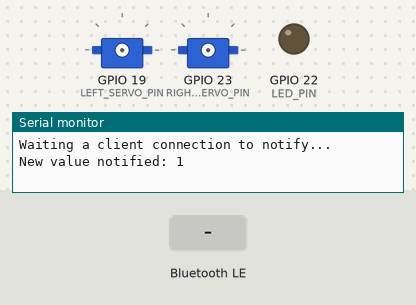
A sketch run on a simulated ESP32. Shown: 2 × servo, output pins drawn as LEDs (lit = HIGH), the last lines printed to the serial monitor. Inputs (shaded band) come from the test bench. Nothing arrives over Bluetooth unless stated; a phone connects over Bluetooth LE 3 s after start.

Above: at 4.2 s.
4.3 s: Bluetooth LE write "1" received
At 7.0 s:
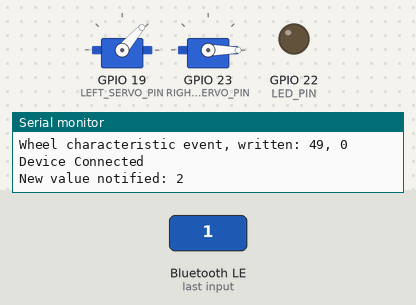
7.3 s: Bluetooth LE write "0" received
At 8.7 s:
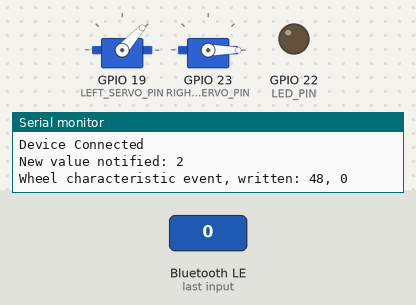
Timing chart, 0 to 10.3 s (numbered marks = the images above; inputs shaded):
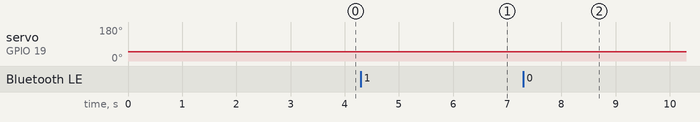

Measured:
- after the input at 4.3 s, servo on GPIO 19 (LEFT_SERVO_PIN): stays 49° (without the input it goes to 90° after 1.7 s); servo on GPIO 23 (RIGHT_SERVO_PIN): stays 0° (without the input it goes to 90° after 1.7 s)
- after the input at 7.3 s, servo on GPIO 19 (LEFT_SERVO_PIN): 49° → 48° after 0.05 s

The sketch:

bluetooth-server.ino
```cpp
// (licence header left out)
#include <BLEDevice.h>
#include <BLEServer.h>
#include <BLEUtils.h>
#include <BLE2902.h>
#include <ESP32Servo.h>

BLEServer* pServer = NULL;
BLECharacteristic* pSensorCharacteristic = NULL;
BLECharacteristic* pLedCharacteristic = NULL;
BLECharacteristic* pWheelCharacteristic = NULL;
bool deviceConnected = false;
bool oldDeviceConnected = false;
uint32_t value = 0;
Servo leftServo;
Servo rightServo;

const int LED_PIN = 22; // Use the appropriate GPIO pin for your setup
const int LEFT_SERVO_PIN = 19;
const int RIGHT_SERVO_PIN = 23;

// See the following for generating UUIDs:
// https://www.uuidgenerator.net/
#define SERVICE_UUID        "19b10000-e8f2-537e-4f6c-d104768a1214"
#define SENSOR_CHARACTERISTIC_UUID "19b10001-e8f2-537e-4f6c-d104768a1214"
#define LED_CHARACTERISTIC_UUID "19b10002-e8f2-537e-4f6c-d104768a1214"
#define WHEEL_CHARACTERISTIC_UUID "19b10003-e8f2-537e-4f6c-d104768a1214"

class MyServerCallbacks: public BLEServerCallbacks {
  void onConnect(BLEServer* pServer) {
    deviceConnected = true;
  };

  void onDisconnect(BLEServer* pServer) {
    deviceConnected = false;
  }
};

class MyCharacteristicCallbacks : public BLECharacteristicCallbacks {
  void onWrite(BLECharacteristic* pLedCharacteristic) {
    String value = pLedCharacteristic->getValue();
    if (value.length() > 0) {
      Serial.print("Characteristic event, written: ");
      Serial.println(static_cast<int>(value[0])); // Print the integer value

      int receivedValue = static_cast<int>(value[0]);
      if (receivedValue == 1) {
        digitalWrite(LED_PIN, HIGH);
      } else {
        digitalWrite(LED_PIN, LOW);
      }
    }
  }
};

class MyWheelCharacteristicCallbacks : public BLECharacteristicCallbacks {
  void onWrite(BLECharacteristic* pWheelCharacteristic) {
    String value = pWheelCharacteristic->getValue();
    if (value.length() > 0) {
      Serial.print("Wheel characteristic event, written: ");
      int left = static_cast<int>(value[0]);
      int right = static_cast<int>(value[1]);
      Serial.print(left); // Print the integer value
      Serial.print(", ");
      Serial.println(right); // Print the integer value
      leftServo.write(left);
      rightServo.write(right);
    }
  }
};

void setup() {
  Serial.begin(115200);
  pinMode(LED_PIN, OUTPUT);

  // Create the BLE Device
  BLEDevice::init("ESP32");

  // Create the BLE Server
  pServer = BLEDevice::createServer();
  pServer->setCallbacks(new MyServerCallbacks());

  // Create the BLE Service
  BLEService *pService = pServer->createService(SERVICE_UUID);

  // Create a BLE Characteristic
  pSensorCharacteristic = pService->createCharacteristic(
                      SENSOR_CHARACTERISTIC_UUID,
                      BLECharacteristic::PROPERTY_READ   |
                      BLECharacteristic::PROPERTY_WRITE  |
                      BLECharacteristic::PROPERTY_NOTIFY |
                      BLECharacteristic::PROPERTY_INDICATE
                    );

  // Create the ON button Characteristic
  pLedCharacteristic = pService->createCharacteristic(
                      LED_CHARACTERISTIC_UUID,
                      BLECharacteristic::PROPERTY_WRITE
                    );
  // Create the wheel Characteristic
  pWheelCharacteristic = pService->createCharacteristic(
                      WHEEL_CHARACTERISTIC_UUID,
                      BLECharacteristic::PROPERTY_WRITE
                    );

  // Register the callback for the characteristics
  pLedCharacteristic->setCallbacks(new MyCharacteristicCallbacks());
  pWheelCharacteristic->setCallbacks(new MyWheelCharacteristicCallbacks());

  // https://www.bluetooth.com/specifications/gatt/viewer?attributeXmlFile=org.bluetooth.descriptor.gatt.client_characteristic_configuration.xml
  // Create a BLE Descriptor
  pSensorCharacteristic->addDescriptor(new BLE2902());
  pLedCharacteristic->addDescriptor(new BLE2902());

  // Start the service
  pService->start();

  // Start advertising
  BLEAdvertising *pAdvertising = BLEDevice::getAdvertising();
  pAdvertising->addServiceUUID(SERVICE_UUID);
  pAdvertising->setScanResponse(false);
  pAdvertising->setMinPreferred(0x0);  // set value to 0x00 to not advertise this parameter
  BLEDevice::startAdvertising();
  Serial.println("Waiting a client connection to notify...");
}

void loop() {
  // notify changed value
  if (deviceConnected) {
    pSensorCharacteristic->setValue(String(value).c_str());
    pSensorCharacteristic->notify();
    value++;
    Serial.print("New value notified: ");
    Serial.println(value);
    delay(3000); // bluetooth stack will go into congestion, if too many packets are sent, in 6 hours test i was able to go as low as 3ms
  }
  // disconnecting
  if (!deviceConnected && oldDeviceConnected) {
    Serial.println("Device disconnected.");
    delay(500); // give the bluetooth stack the chance to get things ready
    pServer->startAdvertising(); // restart advertising
    Serial.println("Start advertising");
    oldDeviceConnected = deviceConnected;
    leftServo.detach();
    rightServo.detach();
  }
  // connecting
  if (deviceConnected && !oldDeviceConnected) {
    // do stuff here on connecting
    oldDeviceConnected = deviceConnected;
    Serial.println("Device Connected");
    leftServo.attach(LEFT_SERVO_PIN);
    rightServo.attach(RIGHT_SERVO_PIN);
  }
}
```
